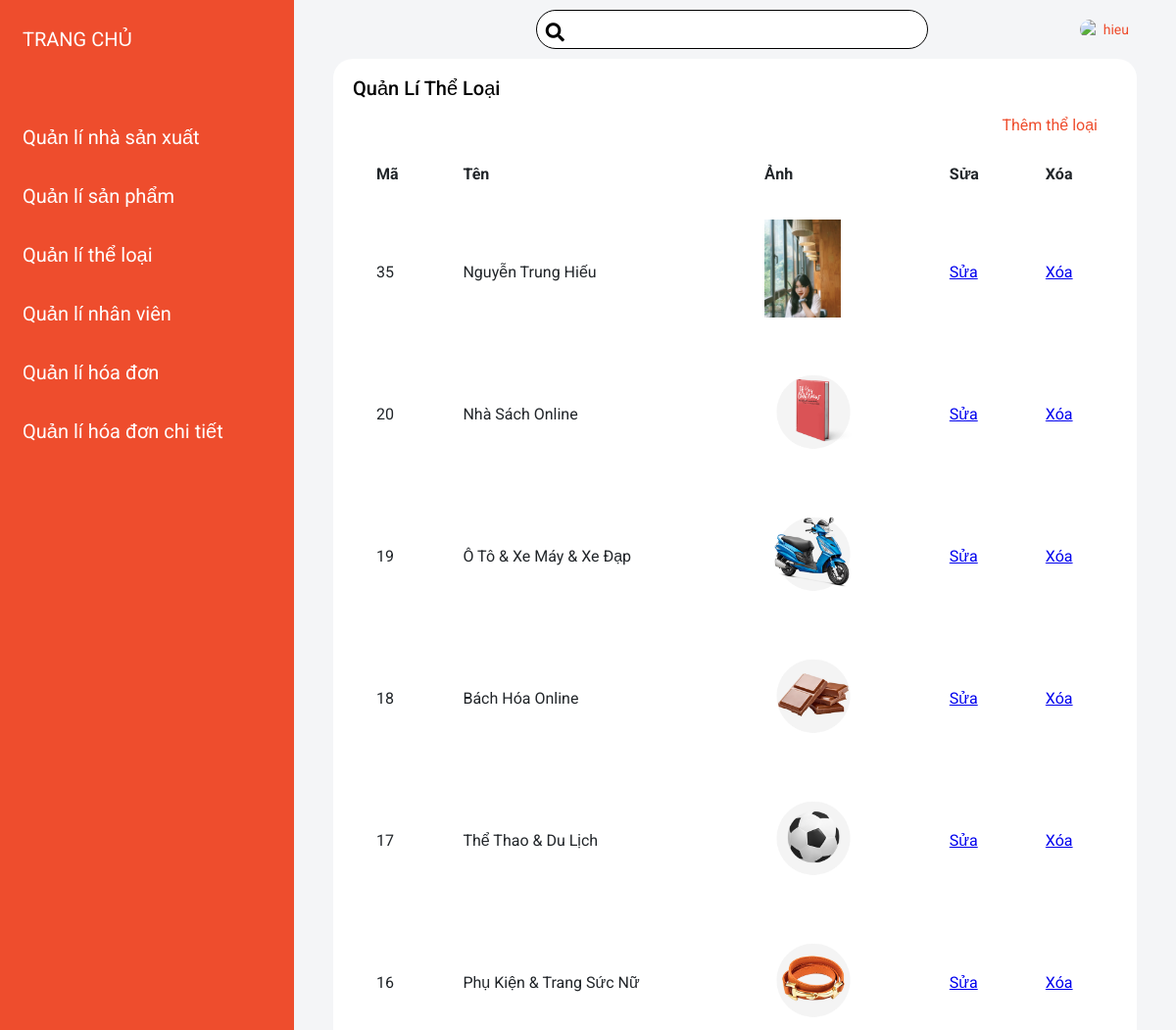
The page /admin/categories/index.php (signed in, upper part) on the database as committed earlier.
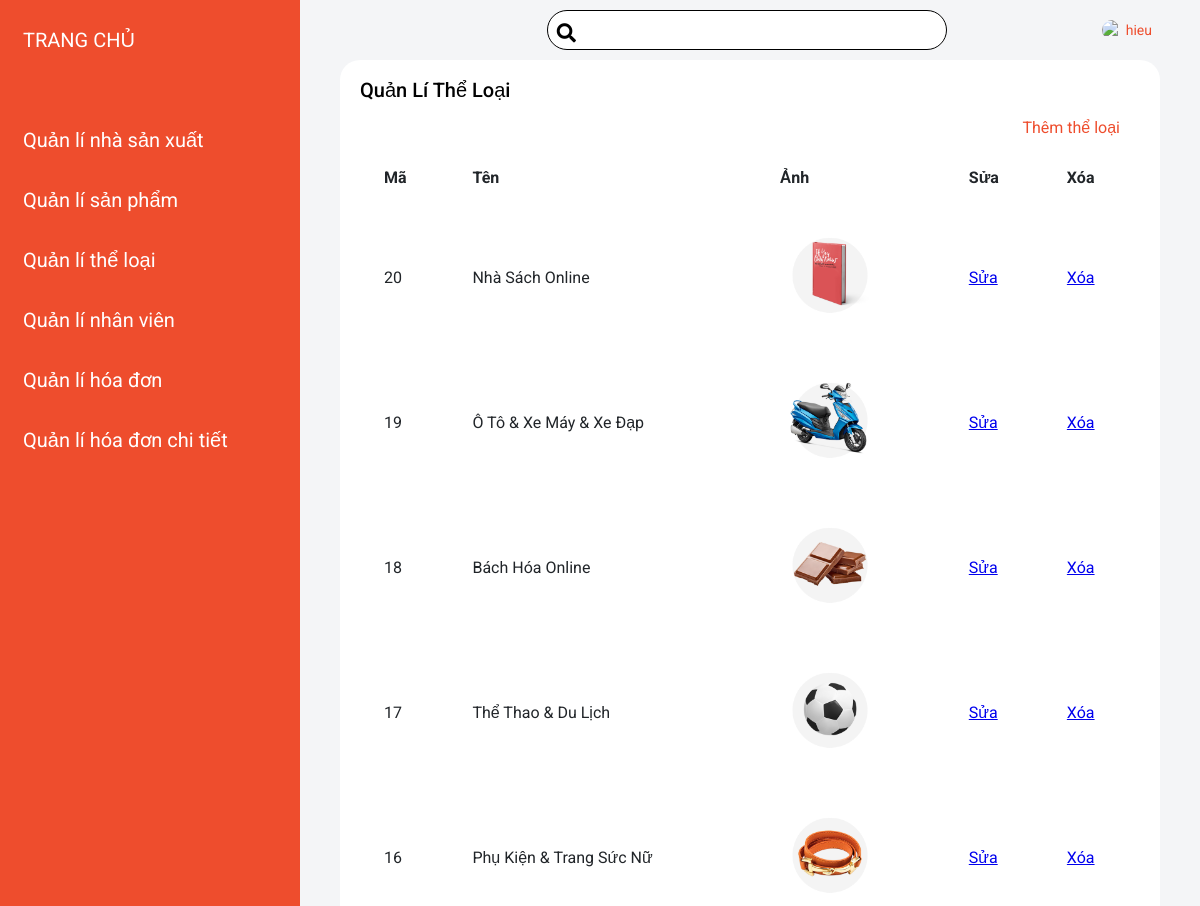
The same page on the database as committed later.
### tables this page shows
CREATE TABLE `categories` (
  `id` int(11) NOT NULL,
  `name` varchar(200) NOT NULL
);

### admin/categories/index.php (the view, shortened to what this page needs)
<!DOCTYPE html>
<html lang="en">
<head>
    <link rel="stylesheet" href="https://cdnjs.cloudflare.com/ajax/libs/font-awesome/5.15.3/css/all.min.css" />
    <link rel="stylesheet" href="https://cdnjs.cloudflare.com/ajax/libs/normalize/8.0.1/normalize.min.css" />
    <link rel="stylesheet" href="../../assets/css/base.css">
    <link rel="stylesheet" href="../../assets/css/style.css">
</head>
<body>
<?php
    include '../menu.php';
    require '../connect.php';
    $sql = "select * from categories order by id desc";
    $result = mysqli_query($connection, $sql);
?>
<div class="admin-main">
    <?php include '../topbar.php' ?>
    <div class="card">
        <div class="card-body">
            <h4 class="card-title">Quản lí thể loại</h4>
            <p class="card-description">
                <a class="card-add"href="./form_insert.php">
                    Thêm thể loại
                </a>
            </p>
            <div class="table-responsive">
            <table class="table-form">
                <thead>
                    <tr>
                        <th class="table-form-thead">Mã</th>
                        <th class="table-form-thead">Tên</th>
                        <th class="table-form-thead">Ảnh</th>
                        <th class="table-form-thead">Sửa</th>
                        <th class="table-form-thead">Xóa</th>
                    </tr>
                </thead>
                <tbody>
                    <?php foreach ($result as $each) { ?>
                    <tr>
                        <td class="table-form-item"><?php echo $each['id'] ?></td>
                        <td class="table-form-item"><?php echo $each['name'] ?></td>
                        <td class="table-form-item">
                            <img height="100" src="../../assets/images/categories/<?php echo $each['id']; ?>.png">
                        </td>
                        <td class="table-form-item">
                            <a href="./form_update.php?id=<?php echo $each['id'] ?>">Sửa</a>
                        </td>
                        <td class="table-form-item">
                            <a onclick="return confirm('Bạn chắc chắn muốn xóa thể loại này chứ')" href="./delete.php?id=<?php echo $each['id'] ?>">Xóa</a>
                        </td>
                    </tr>
                    <?php } ?>
                </tbody>
            </table>
            </div>
        </div>
        </div>
</div>
</body>
</html>

Rows that differ between the two databases and show on the page:
removed categories: id "35", name "Nguyễn Trung Hiếu", shows a picture
